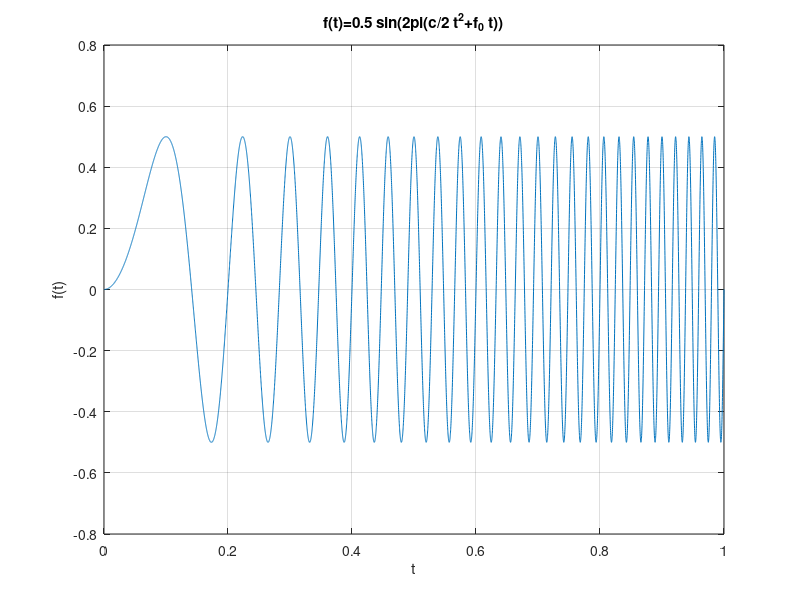

This chart was generated by the following MATLAB code:
% Defining Variables
f0 = 0;
f1 = 500;
T = 10;
fs = 8000;
c = (f1 - f0) / T;

% defining time domain
t = 0:(1 / fs):1;

% defining function
x = 0.5 * sin(2 * pi * ((c / 2) * (t.^2) + (f0 * t)));

% plotting the function
plot(t, x)
xlabel("t")
ylabel("f(t)")
title("f(t)=0.5 sin(2\pi(c/2 t^2+f_0 t))");
grid on